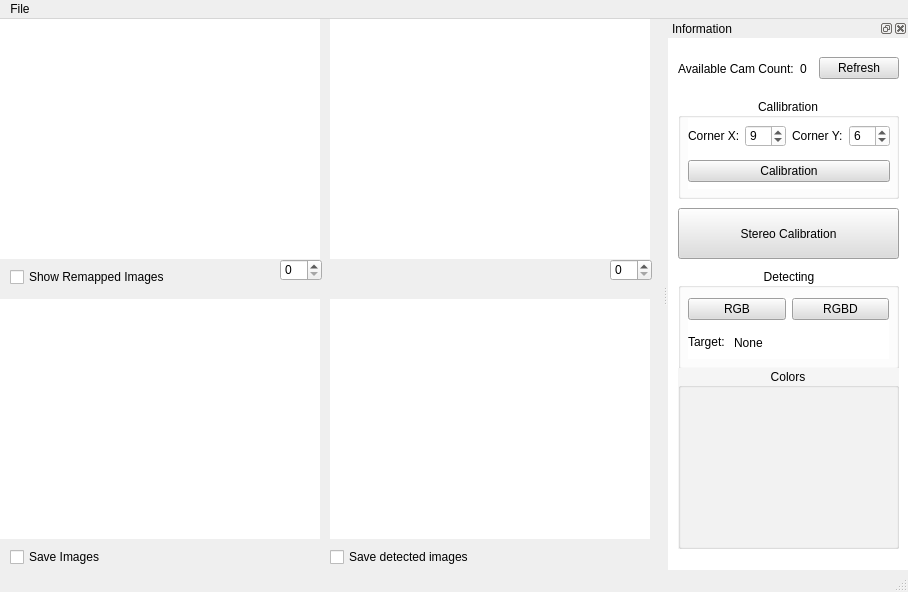
<?xml version="1.0" encoding="UTF-8"?>
<ui version="4.0">
 <class>MainWindow</class>
 <widget class="QMainWindow" name="MainWindow">
  <property name="geometry">
   <rect>
    <x>0</x>
    <y>0</y>
    <width>908</width>
    <height>592</height>
   </rect>
  </property>
  <property name="windowTitle">
   <string>RGB-D Detector</string>
  </property>
  <widget class="QWidget" name="centralwidget">
   <widget class="QSpinBox" name="spinBox_cam_left">
    <property name="geometry">
     <rect>
      <x>280</x>
      <y>240</y>
      <width>42</width>
      <height>22</height>
     </rect>
    </property>
   </widget>
   <widget class="QSpinBox" name="spinBox_cam_right">
    <property name="geometry">
     <rect>
      <x>610</x>
      <y>240</y>
      <width>42</width>
      <height>22</height>
     </rect>
    </property>
   </widget>
   <widget class="QLabel" name="cam_left">
    <property name="geometry">
     <rect>
      <x>0</x>
      <y>0</y>
      <width>320</width>
      <height>240</height>
     </rect>
    </property>
    <property name="autoFillBackground">
     <bool>false</bool>
    </property>
    <property name="styleSheet">
     <string notr="true">background-color: rgb(255, 255, 255);
border-color: rgb(0, 0, 0);</string>
    </property>
    <property name="text">
     <string/>
    </property>
    <property name="scaledContents">
     <bool>true</bool>
    </property>
   </widget>
   <widget class="QLabel" name="cam_right">
    <property name="geometry">
     <rect>
      <x>330</x>
      <y>0</y>
      <width>320</width>
      <height>240</height>
     </rect>
    </property>
    <property name="autoFillBackground">
     <bool>false</bool>
    </property>
    <property name="styleSheet">
     <string notr="true">background-color: rgb(255, 255, 255);
border-color: rgb(0, 0, 0);</string>
    </property>
    <property name="text">
     <string/>
    </property>
    <property name="scaledContents">
     <bool>true</bool>
    </property>
   </widget>
   <widget class="QLabel" name="cam_disparity">
    <property name="geometry">
     <rect>
      <x>0</x>
      <y>280</y>
      <width>320</width>
      <height>240</height>
     </rect>
    </property>
    <property name="autoFillBackground">
     <bool>false</bool>
    </property>
    <property name="styleSheet">
     <string notr="true">background-color: rgb(255, 255, 255);
border-color: rgb(0, 0, 0);</string>
    </property>
    <property name="text">
     <string/>
    </property>
    <property name="scaledContents">
     <bool>true</bool>
    </property>
   </widget>
   <widget class="QLabel" name="cam_detect">
    <property name="geometry">
     <rect>
      <x>330</x>
      <y>280</y>
      <width>320</width>
      <height>240</height>
     </rect>
    </property>
    <property name="autoFillBackground">
     <bool>false</bool>
    </property>
    <property name="styleSheet">
     <string notr="true">background-color: rgb(255, 255, 255);
border-color: rgb(0, 0, 0);</string>
    </property>
    <property name="text">
     <string/>
    </property>
    <property name="scaledContents">
     <bool>true</bool>
    </property>
   </widget>
   <widget class="QCheckBox" name="checkBox_saveImages">
    <property name="geometry">
     <rect>
      <x>10</x>
      <y>530</y>
      <width>101</width>
      <height>16</height>
     </rect>
    </property>
    <property name="text">
     <string>Save Images</string>
    </property>
    <property name="autoExclusive">
     <bool>false</bool>
    </property>
    <property name="tristate">
     <bool>false</bool>
    </property>
   </widget>
   <widget class="QCheckBox" name="checkBox_show_remap">
    <property name="geometry">
     <rect>
      <x>10</x>
      <y>250</y>
      <width>171</width>
      <height>16</height>
     </rect>
    </property>
    <property name="text">
     <string>Show Remapped Images</string>
    </property>
   </widget>
   <widget class="QCheckBox" name="checkBox_save_detected_image">
    <property name="geometry">
     <rect>
      <x>330</x>
      <y>530</y>
      <width>171</width>
      <height>16</height>
     </rect>
    </property>
    <property name="text">
     <string>Save detected images</string>
    </property>
   </widget>
  </widget>
  <widget class="QMenuBar" name="menubar">
   <property name="geometry">
    <rect>
     <x>0</x>
     <y>0</y>
     <width>908</width>
     <height>21</height>
    </rect>
   </property>
   <widget class="QMenu" name="menuFile">
    <property name="title">
     <string>File</string>
    </property>
    <addaction name="actionExit"/>
   </widget>
   <addaction name="menuFile"/>
  </widget>
  <widget class="QStatusBar" name="statusbar"/>
  <widget class="QDockWidget" name="dockWidget">
   <property name="sizePolicy">
    <sizepolicy hsizetype="Preferred" vsizetype="Preferred">
     <horstretch>0</horstretch>
     <verstretch>0</verstretch>
    </sizepolicy>
   </property>
   <property name="minimumSize">
    <size>
     <width>240</width>
     <height>38</height>
    </size>
   </property>
   <property name="styleSheet">
    <string notr="true">background-color: rgb(255, 255, 255);</string>
   </property>
   <property name="floating">
    <bool>false</bool>
   </property>
   <property name="allowedAreas">
    <set>Qt::AllDockWidgetAreas</set>
   </property>
   <property name="windowTitle">
    <string>Information</string>
   </property>
   <attribute name="dockWidgetArea">
    <number>2</number>
   </attribute>
   <widget class="QWidget" name="dockWidgetContents">
    <widget class="QGroupBox" name="groupBox">
     <property name="geometry">
      <rect>
       <x>10</x>
       <y>60</y>
       <width>221</width>
       <height>101</height>
      </rect>
     </property>
     <property name="sizePolicy">
      <sizepolicy hsizetype="Preferred" vsizetype="Preferred">
       <horstretch>0</horstretch>
       <verstretch>0</verstretch>
      </sizepolicy>
     </property>
     <property name="title">
      <string>Callibration</string>
     </property>
     <property name="alignment">
      <set>Qt::AlignCenter</set>
     </property>
     <widget class="QWidget" name="verticalLayoutWidget_2">
      <property name="geometry">
       <rect>
        <x>10</x>
        <y>20</y>
        <width>202</width>
        <height>71</height>
       </rect>
      </property>
      <layout class="QVBoxLayout" name="verticalLayout_2">
       <item>
        <layout class="QHBoxLayout" name="horizontalLayout_3">
         <item>
          <widget class="QLabel" name="label_4">
           <property name="text">
            <string>Corner X:</string>
           </property>
          </widget>
         </item>
         <item>
          <widget class="QSpinBox" name="spinBox_corner_X">
           <property name="value">
            <number>9</number>
           </property>
          </widget>
         </item>
         <item>
          <widget class="QLabel" name="label_5">
           <property name="text">
            <string>Corner Y:</string>
           </property>
          </widget>
         </item>
         <item>
          <widget class="QSpinBox" name="spinBox_corner_Y">
           <property name="value">
            <number>6</number>
           </property>
          </widget>
         </item>
        </layout>
       </item>
       <item>
        <widget class="QPushButton" name="btn_calibration">
         <property name="styleSheet">
          <string notr="true">background-color: rgb(221, 221, 221);</string>
         </property>
         <property name="text">
          <string>Calibration</string>
         </property>
        </widget>
       </item>
      </layout>
     </widget>
    </widget>
    <widget class="QWidget" name="layoutWidget">
     <property name="geometry">
      <rect>
       <x>10</x>
       <y>10</y>
       <width>221</width>
       <height>41</height>
      </rect>
     </property>
     <layout class="QHBoxLayout" name="horizontalLayout">
      <item>
       <widget class="QLabel" name="label_2">
        <property name="text">
         <string>Available Cam Count:</string>
        </property>
       </widget>
      </item>
      <item>
       <widget class="QLabel" name="label_available_cam_count">
        <property name="text">
         <string>0</string>
        </property>
       </widget>
      </item>
      <item>
       <widget class="QPushButton" name="btn_camcnt_refresh">
        <property name="styleSheet">
         <string notr="true">background-color: rgb(221, 221, 221);</string>
        </property>
        <property name="text">
         <string>Refresh</string>
        </property>
       </widget>
      </item>
     </layout>
    </widget>
    <widget class="QGroupBox" name="groupBox_2">
     <property name="geometry">
      <rect>
       <x>10</x>
       <y>230</y>
       <width>221</width>
       <height>101</height>
      </rect>
     </property>
     <property name="title">
      <string>Detecting</string>
     </property>
     <property name="alignment">
      <set>Qt::AlignCenter</set>
     </property>
     <widget class="QWidget" name="verticalLayoutWidget_3">
      <property name="geometry">
       <rect>
        <x>10</x>
        <y>30</y>
        <width>201</width>
        <height>61</height>
       </rect>
      </property>
      <layout class="QVBoxLayout" name="verticalLayout_3">
       <item>
        <layout class="QHBoxLayout" name="horizontalLayout_2">
         <item>
          <widget class="QPushButton" name="btn_detect_rgb">
           <property name="styleSheet">
            <string notr="true">background-color: rgb(221, 221, 221);</string>
           </property>
           <property name="text">
            <string>RGB</string>
           </property>
          </widget>
         </item>
         <item>
          <widget class="QPushButton" name="btn_detect_rgbd">
           <property name="styleSheet">
            <string notr="true">background-color: rgb(221, 221, 221);</string>
           </property>
           <property name="text">
            <string>RGBD</string>
           </property>
          </widget>
         </item>
        </layout>
       </item>
       <item>
        <layout class="QHBoxLayout" name="horizontalLayout_4">
         <item>
          <widget class="QLabel" name="label">
           <property name="sizePolicy">
            <sizepolicy hsizetype="Expanding" vsizetype="Maximum">
             <horstretch>0</horstretch>
             <verstretch>0</verstretch>
            </sizepolicy>
           </property>
           <property name="maximumSize">
            <size>
             <width>40</width>
             <height>16777215</height>
            </size>
           </property>
           <property name="lineWidth">
            <number>1</number>
           </property>
           <property name="text">
            <string>Target:</string>
           </property>
          </widget>
         </item>
         <item>
          <widget class="QLabel" name="label_detecting">
           <property name="text">
            <string>None</string>
           </property>
          </widget>
         </item>
        </layout>
       </item>
      </layout>
     </widget>
    </widget>
    <widget class="QPushButton" name="btn_stereoCalibration">
     <property name="geometry">
      <rect>
       <x>10</x>
       <y>170</y>
       <width>221</width>
       <height>51</height>
      </rect>
     </property>
     <property name="styleSheet">
      <string notr="true">background-color: rgb(221, 221, 221);</string>
     </property>
     <property name="text">
      <string>Stereo Calibration</string>
     </property>
    </widget>
    <widget class="QGroupBox" name="groupBox_Colors">
     <property name="geometry">
      <rect>
       <x>10</x>
       <y>330</y>
       <width>221</width>
       <height>181</height>
      </rect>
     </property>
     <property name="styleSheet">
      <string notr="true">background-color: rgb(245, 245, 245);</string>
     </property>
     <property name="title">
      <string>Colors</string>
     </property>
     <property name="alignment">
      <set>Qt::AlignCenter</set>
     </property>
    </widget>
   </widget>
  </widget>
  <action name="actionExit">
   <property name="text">
    <string>Exit</string>
   </property>
  </action>
 </widget>
 <resources/>
 <connections/>
</ui>
